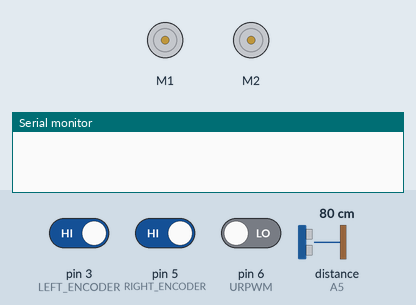
This sketch was run on a simulated Arduino Uno, built with avr-gcc and run on an emulated ATmega328P. Parts: 2 × DC motor (green arrow = forward, orange = backward, longer = faster), the last lines printed to the serial monitor. Inputs (shaded band) come from the test bench; at power-on: distance to the obstacle (sensor on A5) 80 cm, pin 3 (LEFT_ENCODER) HIGH, pin 5 (RIGHT_ENCODER) HIGH, pin 6 (URPWM) LOW. The echo pulse lasts 58.3 µs per cm.

Above: at 0.1 s.
At 1.2 s:
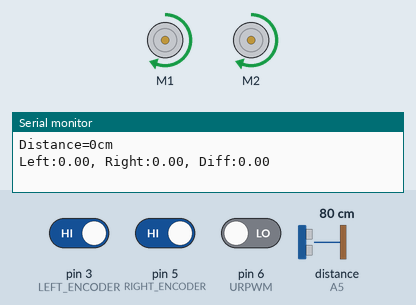
1.3 s: distance to the obstacle (sensor on A5) set to 15 cm
3.2 s: distance to the obstacle (sensor on A5) set to 12 cm
At 5.5 s:
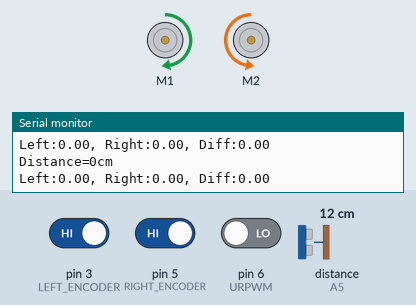
Timing chart, 0 to 7.0 s (numbered marks = the images above; inputs shaded):
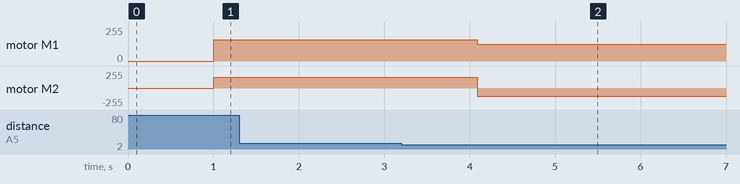

Measured:
- the behaviour switches between 14 and 13 cm on distance to the obstacle (sensor on A5) (found by bisection; images 1 and 2)
- after the input at 3.2 s, motor M1: forward 159/255 → forward 127/255 after 0.89 s; motor M2: forward 159/255 → backward 127/255 after 0.89 s

The sketch:

SmoothTurn.ino
```cpp
#include "DualVNH5019MotorShield.h"
#include "PinChangeInterrupt.h"
#include "PID_v1.h"

#include "SharpIR.h"
#include "RunningMedian.h"

#define ir A5
#define model 1080

#define LEFT_ENCODER 3 //left motor encoder A to pin 3
#define RIGHT_ENCODER 5 //right motor encoder A to pin 5
#define inputB 10 //right motor speed input
#define inputA 9; //left motor speed input


DualVNH5019MotorShield md;

double leftEncoderValue = 0;
double rightEncoderValue = 0;
double difference;
double Setpoint, Input, Output;
double turnLeftEncoderValue, turnRightEncoderValue, startLeftEncoderValue, startRightEncoderValue;

double Kp = 0.5, Ki = 0.0, Kd = 0.0;
//562.25 square wave = one revolution
PID myPID(&leftEncoderValue, &Output, &rightEncoderValue, Kp, Ki, Kd, DIRECT);
//PID(&input, &output, &setpoint, Kp, Ki, Kd, Direction)
//Parameters: Input - the variable we are trying to control
//          : Output - the variable that willl be adjusted by PID
//          : Setpoint - the value we want the input to maintain
//          : Direction - either DIRECT or REVERSE

// # Connection:
// #       Pin 1 VCC (URM V3.2) -> VCC (Arduino)
// #       Pin 2 GND (URM V3.2) -> GND (Arduino)
// #       Pin 4 PWM (URM V3.2) -> Pin 3 (Arduino)
// #       Pin 6 COMP/TRIG (URM V3.2) -> Pin 5 (Arduino)
// #
int URPWM = 6; // PWM Output 0－25000US，Every 50US represent 1cm
int URTRIG = 11; // PWM trigger pin

unsigned int Distance = 0;
uint8_t EnPwmCmd[4] = {0x44, 0x02, 0xbb, 0x01}; // distance measure command

//IR


boolean done=false;


SharpIR sharp(ir, 1, 93, model);

// ir: the pin where your sensor is attached
// 25: the number of readings the library will make before calculating a mean distance
// 93: the difference between two consecutive measurements to be taken as valid
// model: an int that determines your sensor:  1080 for GP2Y0A21Y
//                                            20150 for GP2Y0A02Y
//                                            (working distance range according to the datasheets)


RunningMedian samples = RunningMedian(7);

void setup() {
  // put your setup code here, to run once:
  Serial.begin(9600);
  //md = new DualVNH5019MotorShield();
  md.init();
  pinMode (LEFT_ENCODER, INPUT); //set digital pin 3 as input
  pinMode (RIGHT_ENCODER, INPUT); //set digital pin 5 as input
  attachPCINT(digitalPinToPCINT(LEFT_ENCODER), leftEncoderInc, HIGH);
  attachPCINT(digitalPinToPCINT(RIGHT_ENCODER), rightEncoderInc, HIGH);
  myPID.SetOutputLimits(-50, 50);
  myPID.SetMode(AUTOMATIC);

//  PWM_Mode_Setup();

  pinMode (ir, INPUT);

}

void loop() {
  // put your main code here, to run repeatedly:

  PWM_Mode();

  md.setSpeeds(250 + Output, 250 - Output);

  myPID.Compute();

  Serial.print("Left:");
  Serial.print(leftEncoderValue);
  Serial.print(", Right:");
  Serial.print(rightEncoderValue);
  Serial.print(", Diff:");
  Serial.println(Output);

///  delay(3000);
//  if((leftEncoderValue > 2050.00) ||(rightEncoderValue > 2050.00)) {
//    turnRight();
//    printAll();
//    goPastObstacle();
//    printAll();
//    turnLeft();
//    printAll();
//    goPastObstacle();
//    printAll();
//    turnLeft();
//    printAll();
//    goPastObstacle();
//    printAll();
//    turnRight();
//    printAll();
//    goPastObstacle();
//    shutdown();
//  }


  if (readIR() <= 13) {
    turnRight();

    turnCircle();
    turnRight();
//    goBack();
//    md.setBrakes(400,400);
//    delay(1000);
//    turnRight();
//    md.setBrakes(400,400);
//    delay(1000);
//    turnRight();
    md.setBrakes(400,400);
    shutdown();


//    md.setBrakes(400, 400);
//    delay(50);
//    turnRight();
//    goPastObstacle();
//    turnLeft();
//    goPastObstacleLonger();
//    turnLeft();
//    goPastObstacle();
//    turnRight();
  }
//  if((leftEncoderValue > 10050.00) ||(rightEncoderValue > 10050.00)) {
//    md.setBrakes(400,400);
//    shutdown();
//  }
}

void turnCircle()
{
  turnLeftEncoderValue = leftEncoderValue;
  turnRightEncoderValue = rightEncoderValue;

  while ((leftEncoderValue - turnLeftEncoderValue <= 11500.00) && (rightEncoderValue - turnRightEncoderValue <= 11500.00))
  {
    md.setSpeeds(150, 300);
    Serial.print("Left:");
    Serial.print(leftEncoderValue);
    Serial.print(", Right:");
    Serial.print(rightEncoderValue);
    Serial.print(", Diff:");
    Serial.println(Output);
    delay(500);
  }
  md.setBrakes(400, 400);
  delay(50);
}

void goBack() {

  do {
//    PWM_Mode();
    md.setSpeeds(250 + Output, 250 - Output);
    Serial.print("Left:");
    Serial.print(leftEncoderValue);
    Serial.print(", Right:");
    Serial.print(rightEncoderValue);
    Serial.print(", Diff:");
    Serial.println(Output);
//    delay(500);
  } while(readIR() > 13);
  md.setBrakes(400, 400);
  delay(100);
}

void turnRight()
{
  turnLeftEncoderValue = leftEncoderValue;
  turnRightEncoderValue = rightEncoderValue;

  while ((leftEncoderValue - turnLeftEncoderValue <= 820.00) && (rightEncoderValue - turnRightEncoderValue <= 820.00))
  {
    md.setSpeeds(200 + Output, -(200 - Output));
  }
//  md.setBrakes(200, 200);
//  delay(50);
}

void turnLeft()
{
  turnLeftEncoderValue = leftEncoderValue;
  turnRightEncoderValue = rightEncoderValue;

  while ((leftEncoderValue - turnLeftEncoderValue <= 790.00) && (rightEncoderValue - turnRightEncoderValue <= 790.00))
  {
    md.setSpeeds(-(200 + Output), 200 - Output);
  }
  md.setBrakes(200, 200);
  delay(500);
}

void goPastObstacle()
{
  startLeftEncoderValue = leftEncoderValue;
  startRightEncoderValue = rightEncoderValue;
  while ((leftEncoderValue - startLeftEncoderValue <= 1432.00) && (startRightEncoderValue - turnRightEncoderValue <= 1432.00))
  {
    md.setSpeeds(250 + Output, 250 - Output);
  }
  md.setBrakes(400, 400);
  shutdown();
}

void goPastObstacleLonger()
{
  startLeftEncoderValue = leftEncoderValue;
  startRightEncoderValue = rightEncoderValue;
  while ((leftEncoderValue - startLeftEncoderValue <= 2864.00) && (startRightEncoderValue - turnRightEncoderValue <= 2864.00))
  {
    md.setSpeeds(250 + Output, 250 - Output);
  }
  md.setBrakes(400, 400);
  delay(500);
}

void PWM_Mode_Setup()
{
  pinMode(URTRIG, OUTPUT);                    // A low pull on pin COMP/TRIG
  digitalWrite(URTRIG, HIGH);                 // Set to HIGH

  pinMode(URPWM, INPUT);                      // Sending Enable PWM mode command

  for (int i = 0; i < 4; i++)
  {
    Serial.write(EnPwmCmd[i]);
  }
}

void PWM_Mode()
{ // a low pull on pin COMP/TRIG  triggering a sensor reading
  digitalWrite(URTRIG, LOW);
  digitalWrite(URTRIG, HIGH);               // reading Pin PWM will output pulses

  unsigned long DistanceMeasured = pulseIn(URPWM, LOW);

  if (DistanceMeasured >= 10200)
  { // the reading is invalid.
    Serial.println("Invalid");
  }
  else
  {
    Distance = DistanceMeasured / 50;       // every 50us low level stands for 1cm
    Serial.print("Distance=");
    Serial.print(Distance);
    Serial.println("cm");
  }

}

void leftEncoderInc(void) {
  leftEncoderValue++;
}


void rightEncoderInc(void) {
  rightEncoderValue++;
}
void printAll(){
  Serial.print("Left:");
  Serial.print(leftEncoderValue);
  Serial.print(", Right:");
  Serial.print(rightEncoderValue);
  Serial.print(", Diff:");
  Serial.println(Output);
}

int readIR() {
  int dis=sharp.distance();  // this returns the distance to the object you're measuring
//  samples.add(dis);
//  long m = samples.getMedian();

//  Serial.print("Mean distance: ");  // returns it to the serial monitor
//  Serial.println(dis);
//  Serial.println(m);

  return dis;
}

void shutdown()
{
  // optionally do stop motors dim the LED's etc.
  // Serial.print("stopped");  // or other warning
  while (1);
}
```
